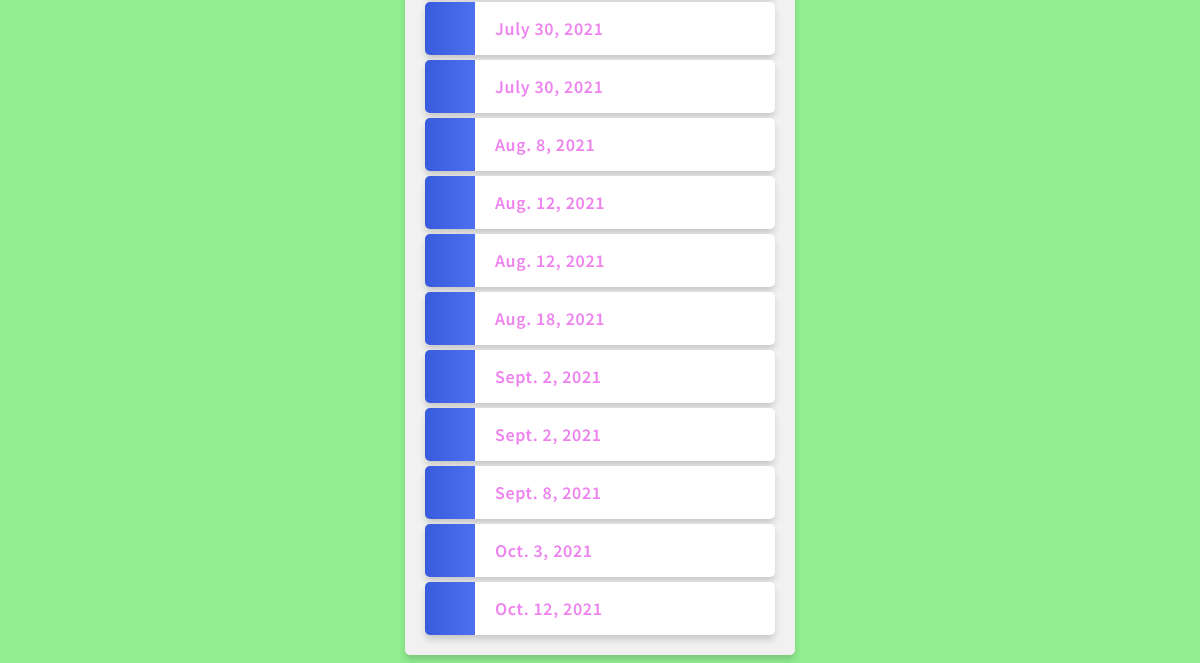
Before: /index/ (lower part) with the older database file.
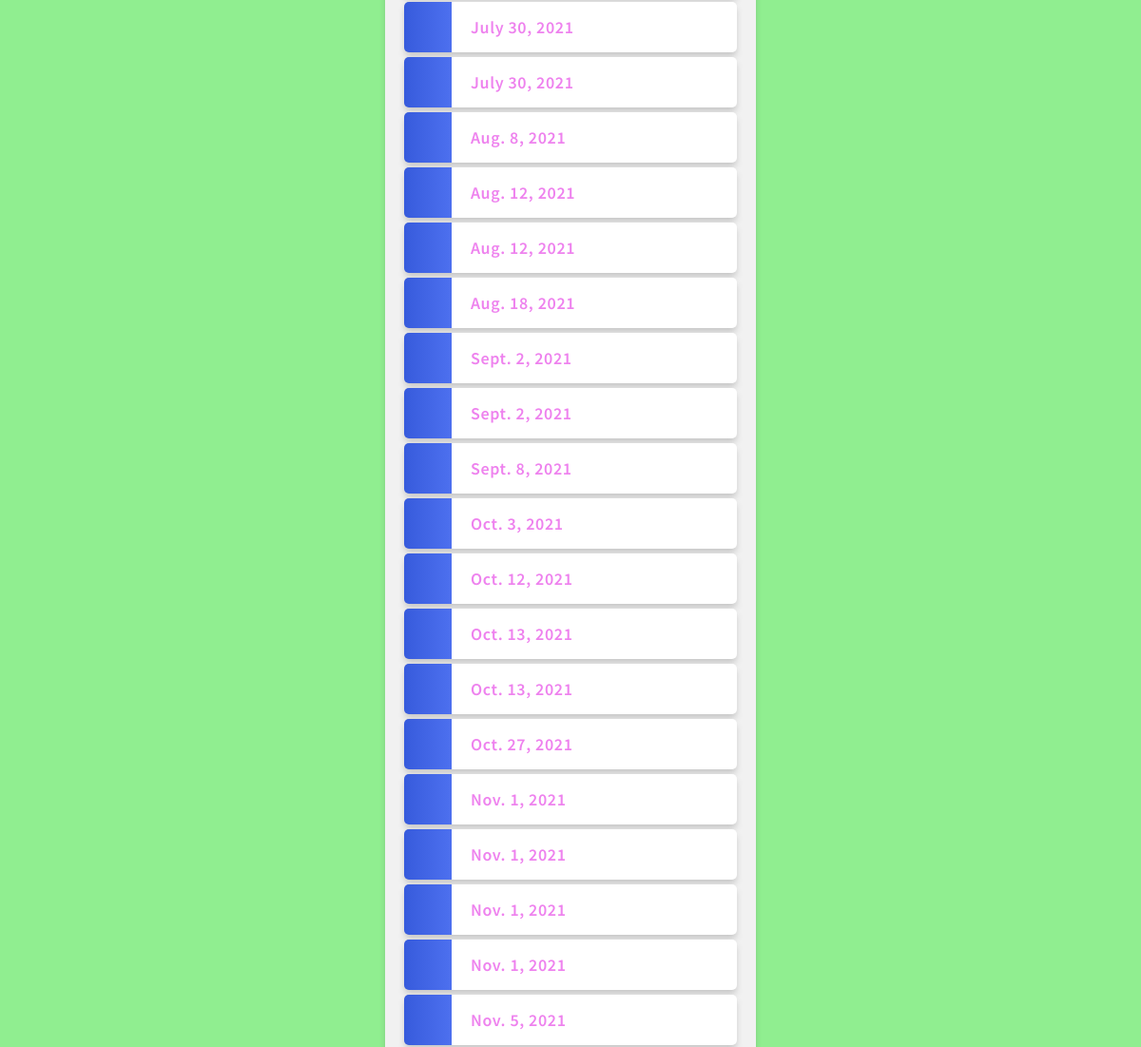
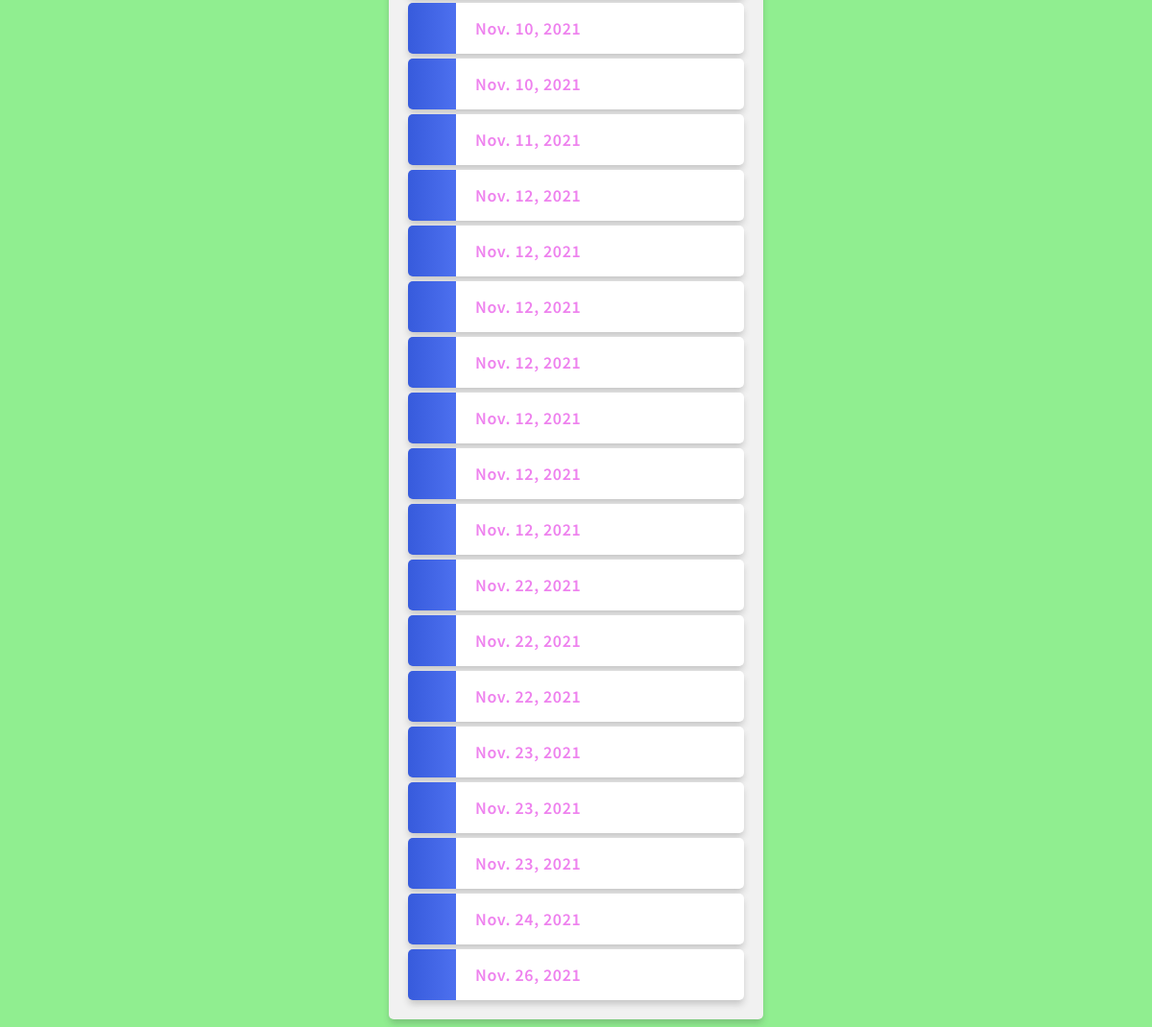
After: the same page with the newer database file (2 pictures, top to bottom).
### teams/models.py (models this page shows, shortened)
class Links (models.Model):
    Title = models.CharField(max_length=100)
    Fra_JQ = models.URLField(blank=True)
    Beskrivelse = models.TextField(blank=True)
    Sendt = models.DateField()
    Fra_F_LH = models.URLField(blank=True)
    Beskriv = models.TextField(blank=True)

### teams/views.py (the view)
# urls.py: path('index/', views.index, name='index'),
def index(request):
    links = Links.objects.all().values()
    template = loader.get_template('teams/base.html')
    context = {
        'links':links
    }
    return HttpResponse(template.render(context, request))

### teams/templates/teams/base.html (shortened to what this page needs)
{% extends "teams/master.html" %}
{% block content %}
<div class="mycard">
  <ul>
    {% for x in links %}
      <li onclick="window.location = 'details/{{ x.id }}'">{{ x.Titel }} {{ x.Sendt }}</li>
    {% endfor %}
  </ul>
</div>
{% endblock %}

Changed rows visible on the page:
added Links: Sendt "Oct. 13, 2021"
added Links: Sendt "Oct. 13, 2021"
added Links: Sendt "Oct. 27, 2021"
added Links: Sendt "Nov. 1, 2021"
added Links: Sendt "Nov. 1, 2021"
added Links: Sendt "Nov. 1, 2021"
added Links: Sendt "Nov. 1, 2021"
added Links: Sendt "Nov. 5, 2021"
added Links: Sendt "Nov. 10, 2021"
added Links: Sendt "Nov. 10, 2021"
added Links: Sendt "Nov. 11, 2021"
added Links: Sendt "Nov. 12, 2021"
added Links: Sendt "Nov. 12, 2021"
added Links: Sendt "Nov. 12, 2021"
added Links: Sendt "Nov. 12, 2021"
added Links: Sendt "Nov. 12, 2021"
added Links: Sendt "Nov. 12, 2021"
added Links: Sendt "Nov. 12, 2021"
added Links: Sendt "Nov. 22, 2021"
added Links: Sendt "Nov. 22, 2021"
added Links: Sendt "Nov. 22, 2021"
added Links: Sendt "Nov. 23, 2021"
added Links: Sendt "Nov. 23, 2021"
added Links: Sendt "Nov. 23, 2021"
added Links: Sendt "Nov. 24, 2021"
added Links: Sendt "Nov. 26, 2021"
